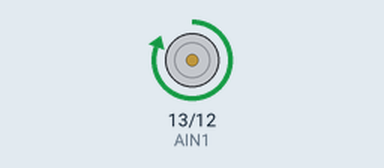
Bench run of a sketch on a simulated Arduino Uno, built with avr-gcc and run on an emulated ATmega328P. Shown: motor-driver pin pairs drawn as motors (green arrow = first pin HIGH = forward, orange = second pin HIGH = backward, longer = more drive, scaled by the enable pin).

Above: at 1.5 s.
At 4.5 s:
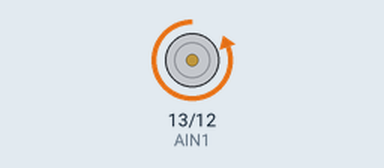
At 7.5 s:
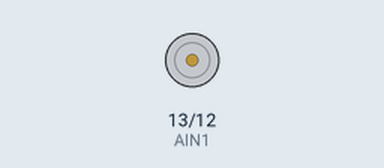
Timing chart, 0 to 11.7 s (numbered marks = the images above):
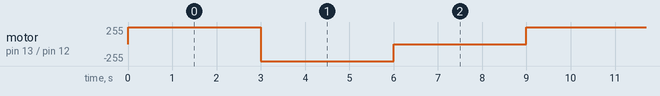

The sketch:

Motor1.ino
```cpp
int AIN1 = 13;  // Control pin 1 → pin 13
int AIN2 = 12;  // Control pin 2 → pin 12
int PWMA = 11;  // Speed control pin → pin 11
int motorSpeed = 0;

void setup() {
  // Setup code to run once
  pinMode(AIN1, OUTPUT);
  pinMode(AIN2, OUTPUT);
  pinMode(PWMA, OUTPUT);
}

void loop() {
  // Main code to run repeatedly

  // To drive the motor forward (positive speed), do the following:
  digitalWrite(AIN1, HIGH);
  digitalWrite(AIN2, LOW);
  analogWrite(PWMA, 255);
  delay(3000);

  // To drive the motor backward (negative speed), do the following:
  digitalWrite(AIN1, LOW);
  digitalWrite(AIN2, HIGH);
  analogWrite(PWMA, 255);
  delay(3000);

  // To stop the motor, do the following:
  digitalWrite(AIN1, LOW);
  digitalWrite(AIN2, LOW);
  analogWrite(PWMA, 0);  // This line is needed to ensure the motor stops
  delay(3000);
}
```

Measured:
- by itself, motor on pin 13 (AIN1) / pin 12 (AIN2): repeats every 9.0 s: backward 255/255 3.0 s, stopped 3.0 s, forward 255/255 3.0 s
